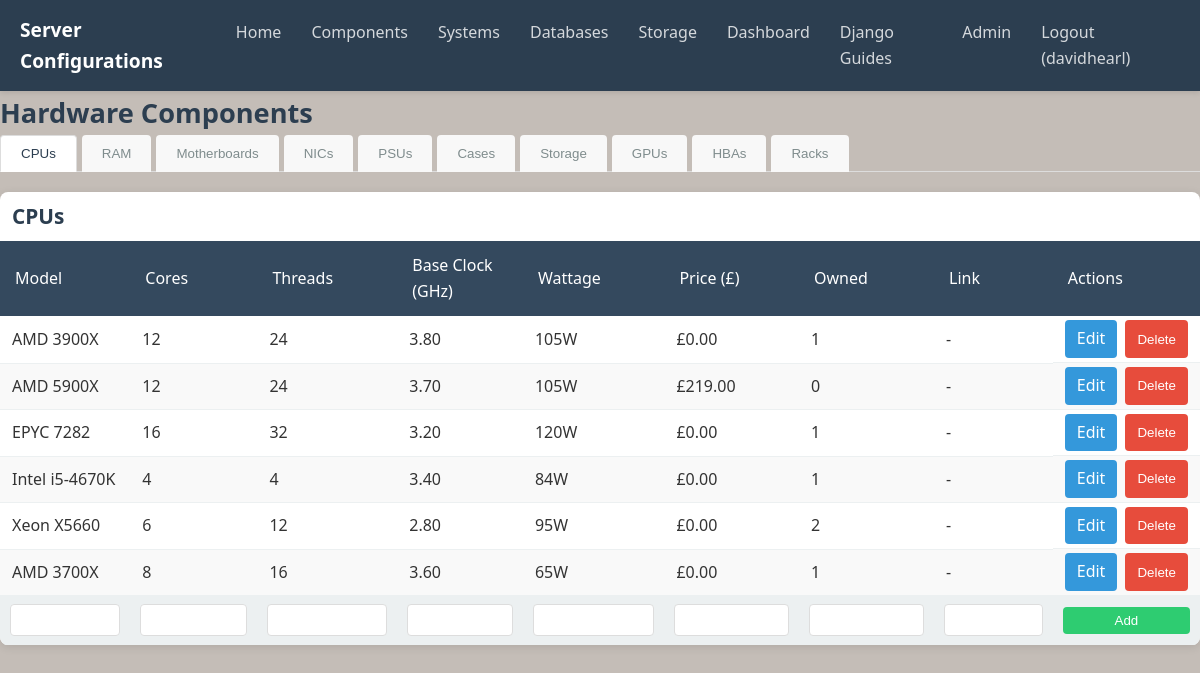
The page /components/ (signed in) on the database its author committed.
### server_deployments/models.py (models this page shows, shortened)
class CPU(models.Model):
    model = models.CharField(max_length=255)
    cores = models.PositiveIntegerField()
    threads = models.PositiveIntegerField()
    base_clock_ghz = models.DecimalField(max_digits=4, decimal_places=2, null=True, blank=True)
    wattage = models.PositiveIntegerField()
    price_each = models.DecimalField(max_digits=10, decimal_places=2)
    link = models.URLField(blank=True, null=True)
    owned = models.IntegerField()

### server_deployments/views.py (the view, shortened to what this page needs)
# urls.py: path('components/', views.components, name='components'),
@login_required
def components(request):
    cpus = CPU.objects.all()
    rams = RAM.objects.all()
    motherboards = Motherboard.objects.all()
    nics = NIC.objects.all()
    psus = PSU.objects.all()
    cases = Case.objects.all()
    storage_devices = StorageDevice.objects.all()
    gpus = GPU.objects.all()
    hba_devices = HBA.objects.all()
    racks = Rack.objects.all()
    cpu_form = CPUForm()
    ram_form = RAMForm()
    motherboard_form = MotherboardForm()
    nic_form = NICForm()
    psu_form = PSUForm()
    case_form = CaseForm()
    storage_form = StorageDeviceForm()
    gpu_form = GPUForm()
    hba_form = HBAForm()
    rack_form = RackForm()
    edit_mode = False
    edit_id = None
    component_type = None
    context = {
        'cpus': cpus,
        'rams': rams,
        'motherboards': motherboards,
        'nics': nics,
        'psus': psus,
        'cases': cases,
        'storage_devices': storage_devices,
        'gpus': gpus,
        'hba_devices': hba_devices,
        'racks': racks,
        'cpu_form': cpu_form,
        'ram_form': ram_form,
        'motherboard_form': motherboard_form,
        'nic_form': nic_form,
        'psu_form': psu_form,
        'case_form': case_form,
        'storage_form': storage_form,
        'gpu_form': gpu_form,
        'hba_form': hba_form,
        'rack_form': rack_form,
        'edit_mode': edit_mode,
        'edit_id': edit_id,
        'component_type': component_type
    }
    return render(request, 'server_deployments/components.html', context)

### server_deployments/forms.py
class CPUForm(forms.ModelForm):
    class Meta:
        model = CPU
        fields = '__all__'

class RAMForm(forms.ModelForm):
    class Meta:
        model = RAM
        fields = '__all__'

### server_deployments/templates/server_deployments/components.html (shortened to what this page needs)
{% extends 'base.html' %}
{% load static %}
{% block extra_css %}
    <link rel="stylesheet" type="text/css" href="{% static 'css/components.css' %}">
{% endblock %}
{% block content %}
    <div class="container">
        <h1 class="page-title">Hardware Components</h1>
        <div class="tabs">
            <button class="tab-button active" onclick="openTab(event, 'cpu-tab')">CPUs</button>
            <button class="tab-button" onclick="openTab(event, 'ram-tab')">RAM</button>
            <button class="tab-button" onclick="openTab(event, 'motherboard-tab')">Motherboards</button>
            <button class="tab-button" onclick="openTab(event, 'nic-tab')">NICs</button>
            <button class="tab-button" onclick="openTab(event, 'psu-tab')">PSUs</button>
            <button class="tab-button" onclick="openTab(event, 'case-tab')">Cases</button>
            <button class="tab-button" onclick="openTab(event, 'storage-tab')">Storage</button>
            <button class="tab-button" onclick="openTab(event, 'gpu-tab')">GPUs</button>
            <button class="tab-button" onclick="openTab(event, 'hba-tab')">HBAs</button>
            <button class="tab-button" onclick="openTab(event, 'rack-tab')">Racks</button>
        </div>
        <div id="cpu-tab" class="tab-content active">
            <div class="card">
                <div class="card-body">
                    <h2 class="component-title">CPUs</h2>
                    <table class="component-table">
                        <thead>
                            <tr>
                                <th>Model</th>
                                <th>Cores</th>
                                <th>Threads</th>
                                <th>Base Clock (GHz)</th>
                                <th>Wattage</th>
                                <th>Price (£)</th>
                                <th>Owned</th>
                                <th>Link</th>
                                <th>Actions</th>
                            </tr>
                        </thead>
                        <tbody>
                            {% for cpu in cpus %}
                            <tr {% if edit_mode and edit_id == cpu.id|stringformat:"i" and component_type == 'cpu' %}class="editing"{% endif %}>
                                {% if edit_mode and edit_id == cpu.id|stringformat:"i" and component_type == 'cpu' %}
                                    <form method="post" action="{% url 'edit_cpu' cpu.id %}">
                                        {% csrf_token %}
                                        <td>{{ cpu_form.model }}</td>
                                        <td>{{ cpu_form.cores }}</td>
                                        <td>{{ cpu_form.threads }}</td>
                                        <td>{{ cpu_form.base_clock_ghz }}</td>
                                        <td>{{ cpu_form.wattage }}</td>
                                        <td>{{ cpu_form.price_each }}</td>
                                        <td>{{ cpu_form.owned }}</td>
                                        <td>{{ cpu_form.link }}</td>
                                        <td class="actions">
                                            <button type="submit" class="btn-save">Save</button>
                                            <a href="{% url 'components' %}" class="btn-cancel">Cancel</a>
                                            <div style="display: none;">{{ cpu_form.notes }}</div>
                                        </td>
                                    </form>
                                {% else %}
                                    <td>{{ cpu.model }}</td>
                                    <td>{{ cpu.cores }}</td>
                                    <td>{{ cpu.threads }}</td>
                                    <td>{{ cpu.base_clock_ghz }}</td>
                                    <td>{{ cpu.wattage }}W</td>
                                    <td>£{{ cpu.price_each }}</td>
                                    <td>{{ cpu.owned }}</td>
                                    <td>
                                        {% if cpu.link %}
                                        <a href="{{ cpu.link }}" target="_blank" class="link-btn">View</a>
                                        {% else %}
                                        -
                                        {% endif %}
                                    </td>
                                    <td class="actions">
                                        <a href="{% url 'edit_cpu' cpu.id %}" class="btn-edit">Edit</a>
                                        <button class="btn-delete" onclick="deleteCPU('{% url 'delete_cpu' cpu.id %}')">Delete</button>
                                    </td>
                                {% endif %}
                            </tr>
                            {% endfor %}
                            {% if not edit_mode or component_type != 'cpu' %}
                            <tr class="add-row">
                                <form method="post" action="{% url 'add_cpu' %}">
                                    <td>{{ cpu_form.model }}</td>
                                    <td>{{ cpu_form.cores }}</td>
                                    <td>{{ cpu_form.threads }}</td>
                                    <td>{{ cpu_form.base_clock_ghz }}</td>
                                    <td>{{ cpu_form.wattage }}</td>
                                    <td>{{ cpu_form.price_each }}</td>
                                    <td>{{ cpu_form.owned }}</td>
                                    <td>{{ cpu_form.link }}</td>
                                    <td>
                                        <button type="submit" class="btn-add">Add</button>
                                    </td>
                                </form>
                            </tr>
                            {% endif %}
                        </tbody>
                    </table>
                </div>
            </div>
        </div>
    </div>
{% endblock %}

### templates/base.html (shortened to what this page needs)
<!DOCTYPE html>
<html lang="en">
<head>
    {% load static %}
    <link rel="stylesheet" href="{% static 'css/navigation.css' %}">
    <link rel="stylesheet" href="{% static 'css/styles.css' %}">
    {% block extra_css %}
    {% endblock %}
</head>
<body>
    <nav class="main-nav">
        <div class="nav-container">
            <div class="nav-logo">
                <a href="{% url 'home' %}">Server Configurations</a>
            </div>
            <ul class="nav-links">
                {% if user.is_authenticated %}
                <li><a href="{% url 'home' %}" class="nav-item">Home</a></li>
                <li><a href="{% url 'components' %}" class="nav-item">Components</a></li>
                <li><a href="{% url 'systems' %}" class="nav-item">Systems</a></li>
                <li><a href="{% url 'databases' %}" class="nav-item">Databases</a></li>
                <li><a href="{% url 'storage_view' %}" class="nav-item">Storage</a></li>
                <li><a href="{% url 'dashboard' %}" class="nav-item">Dashboard</a></li>
                <li><a href="{% url 'django_guides' %}" class="nav-item">Django Guides</a></li>
                <li><a href="{% url 'admin:index' %}" class="nav-item">Admin</a></li>
                <li style="margin-left: auto;"><a href="{% url 'logout' %}" class="nav-item">Logout ({{ user.username }})</a></li>
                {% endif %}
            </ul>
        </div>
    </nav>
    <main>
        {% block content %}
        {% endblock %}
    </main>
</body>
</html>

### static/css/navigation.css (style rules this page uses)
.main-nav { background-color: #2c3e50; box-shadow: 0 2px 5px rgba(0,0,0,0.1); position: sticky; top: 0; z-index: 1000; }
.nav-container { max-width: 1200px; margin: 0 auto; display: flex; justify-content: space-between; align-items: center; padding: 0 20px; }
.nav-logo a { color: white; font-weight: 600; font-size: 1.2em; text-decoration: none; padding: 15px 0; display: block; }
.nav-links { list-style: none; display: flex; margin: 0; padding: 0; }
.nav-links li { margin: 0; padding: 0; }
.nav-item { color: rgba(255,255,255,0.8); text-decoration: none; padding: 15px; display: block; transition: all 0.3s ease; font-weight: 500; }

### static/css/styles.css (style rules this page uses)
body { font-family: 'Segoe UI', Tahoma, Geneva, Verdana, sans-serif; line-height: 1.6; color: #333; background-color: #c4bdb7; margin: 0; padding: 0; }
h1, h2, h3, h4, h5, h6 { font-weight: 500; margin-top: 0; margin-bottom: 12px; }
a { color: #3498db; text-decoration: none; }
input, select, textarea { font-family: inherit; font-size: inherit; }

### static/css/components.css (style rules this page uses)
.container { max-width: 1400px; margin: 0 auto; }
.page-title { color: #2c3e50; font-weight: 600; margin-bottom: 0; font-size: 1.7rem; }
.card { background: white; border-radius: 8px; box-shadow: 0 2px 10px rgba(0,0,0,0.1); overflow: hidden; }
.component-table { width: 100%; border-collapse: collapse; }
.component-table th { background-color: #34495e; color: white; text-align: left; padding: 12px 15px; font-weight: normal; }
.component-table td { padding: 4px 12px; border-bottom: 1px solid #ecf0f1; }
.component-table tr:nth-child(even) { background-color: #f9f9f9; }
.component-table input, .component-table select { width: 100%; padding: 4px; border: 1px solid #ddd; border-radius: 4px; box-sizing: border-box; }
.add-row { background-color: #ecf0f1 !important; }
.add-row td { padding: 8px 10px; }
.actions { display: flex; gap: 8px; }
.btn-edit, .btn-delete, .btn-add { padding: 6px 12px; border: none; border-radius: 4px; cursor: pointer; transition: all 0.3s ease; }
.btn-edit { background-color: #3498db; color: white; }
.btn-delete { background-color: #e74c3c; color: white; }
.btn-add { background-color: #2ecc71; color: white; width: 100%; }
.tabs { display: flex; flex-wrap: wrap; margin-bottom: 20px; border-bottom: 1px solid #ddd; }
.tab-button { background: #f8f8f8; border: none; border-radius: 4px 4px 0 0; padding: 10px 20px; cursor: pointer; margin-right: 5px; font-weight: 500; color: #7f8c8d; margin-bottom: -1px; }
.tab-button.active { background: #fff; color: #2c3e50; border: 1px solid #ddd; border-bottom: 1px solid white; }
.tab-content { display: none; width: 100%; }
.tab-content.active { display: block; }
.component-title { margin: 8px 12px; font-weight: 600; font-size: 1.3rem; color: #2c3e50; }

### rows shown on the page
CPU: model "AMD 3900X", cores "12", threads "24", base_clock_ghz "3.80", wattage "105", price_each "0.00", owned "1"
CPU: model "AMD 5900X", cores "12", threads "24", base_clock_ghz "3.70", wattage "105", price_each "219.00", owned "0"
CPU: model "EPYC 7282", cores "16", threads "32", base_clock_ghz "3.20", wattage "120", price_each "0.00", owned "1"
CPU: model "Intel i5-4670K", cores "4", threads "4", base_clock_ghz "3.40", wattage "84", price_each "0.00", owned "1"
CPU: model "Xeon X5660", cores "6", threads "12", base_clock_ghz "2.80", wattage "95", price_each "0.00", owned "2"
CPU: model "AMD 3700X", cores "8", threads "16", base_clock_ghz "3.60", wattage "65", price_each "0.00", owned "1"

### other values the page prints
{{ user.username }} "davidhearl"
